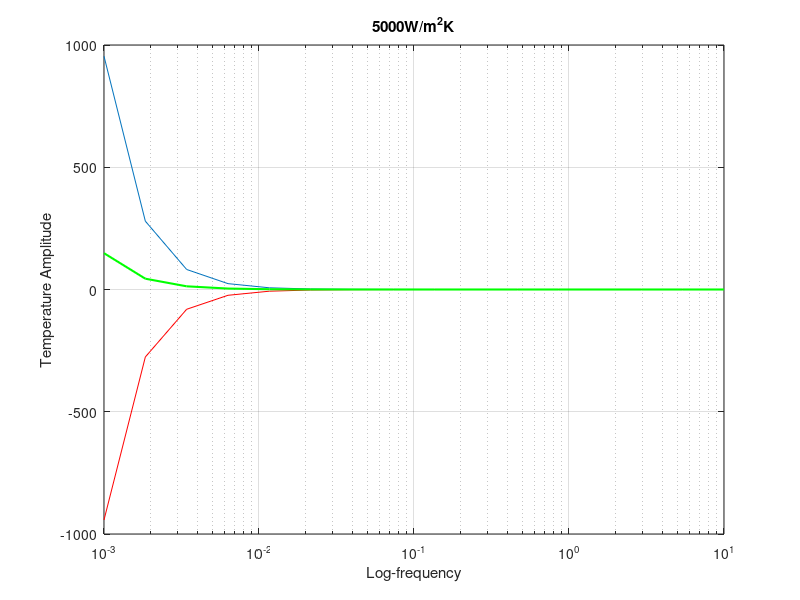
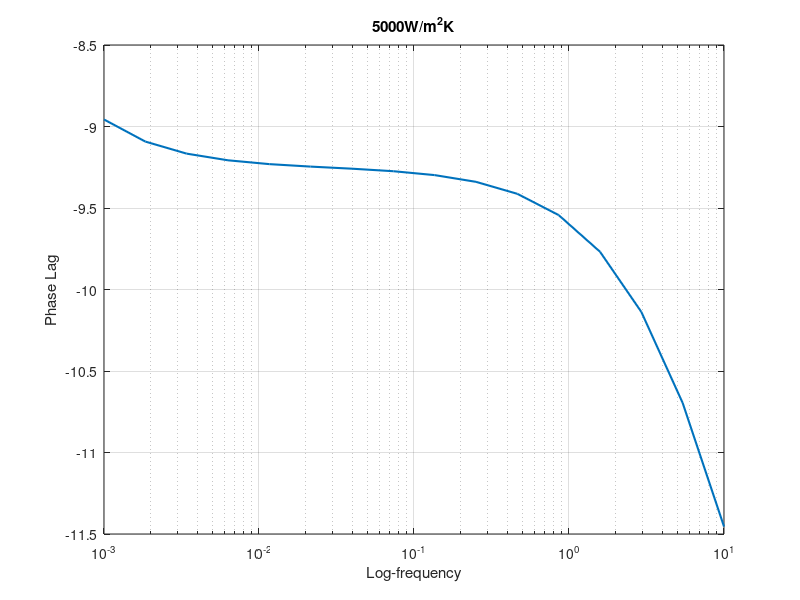

These charts were generated, in order, by the following MATLAB code:
% This program simulates the heat conduction condition in a thin
% film-substrate 2-layer isotropic structure in Cartesian Coordinate
% System.
% A modulated CW laser with a Gaussian distribution on intensity is used.
% The laser has a sine waveform with a specified frequency.
% FROM ZILONG

clear
% close all
clc
tic

P=1;        %Laser power
a=10e-6*sqrt(2);     %Size of the laser which has a Gaussian distribution intensity and round shape %% a=8e-6 for 10X objective, Ti Bulk; a=11e-6 for Cr film
             %%%a=1e-6 for 50X objective, Ti bulk; a=1.2e-6 for 50X TiF,
             %%%with kf=half of bulk value
a1=a;
a2=a;

R_f=0.1;     %Optical reflectivity 
R_s=0.1;
alpha_f=6e8; %and optical absorption coefficient 6e7 for Ti @ 532nm; 8e7 for Cr
alpha_s=0;

h=2e-7;     %Film thickness, for Al it's 120 nm, for other materials it's 200 nm

Q_f0=P*alpha_f*(1-R_f)/(pi*a1*a2);
Q_s0=P*alpha_s*(1-R_f)*(1-R_s)*exp(-alpha_f*h)/(pi*a1*a2);

%Thermal properties of materials
% 
% mat='Cr';
% k_f=15;     %Film(600nm) - 20; Film(200nm) - 15; - or something similar.
% Rho_f=7140;
% c_f=448;

% mat='Ti';
% Rho_f=4506;
% c_f=523.5;
% k_f=21.9;

mat = 'Sapphire' 
k_f=45;
Rho_f=3980;
c_f=780;


% mat='UO2';
% Rho_f=10960;
% c_f=237;
% k_f=8;
% 
% for k_f=10:30;

% diff_f=k_f/Rho_f/c_f;
% effu_f=sqrt(k_f*Rho_f*c_f);

% %Si
% k_s=148;
% Rho_s=2330;
% c_s=700;
% 
% mat='Al';
% k_f=237/5;
% Rho_f=2700;
% c_f=896;

% mat='Au';
% k_f=318/5;
% Rho_f=19300;
% c_f=129;



% % UO2 bulk
% k_s=8;
% Rho_s=10960;
% c_s=237;

% Sapphire bulk
% k_s=45;
% Rho_s=3980;
% c_s=780;

% Aluminum bulk
k_s=237;
Rho_s=2700;
c_s=896;

% 
% %Ti bulk
% k_s=k_f;
% Rho_s=Rho_f;
% c_s=c_f;

% % W bulk
% k_s=173;
% Rho_s=19250;
% c_s=132;

%Zr bulk
% k_s=22.6;
% Rho_s=6520;
% c_s=278;

Rth=5000;   %Thermal resistance on the interface

% D_f=k_f/Rho_f/c_f
% D_s=k_s/Rho_s/c_s

%%
load('Spatial Alpha.mat')
% yIndex=10;
% xIndex=40;
D_f = alphaSpace(yIndex,xIndex)*1e-6
D_s = alphaSpace(yIndex,xIndex)*1e-6;
k_f = D_f*Rho_f*c_f
k_s = D_s*Rho_s*c_s;


e_f=sqrt(Rho_f*c_f*k_f);
e_s=sqrt(Rho_s*c_s*k_s);

x3=0;
% 
% for ff=5:6

f=logspace(-3,1,16);


% dx=Lth/12;
% if ff==2 dx=Lth/20; end
% xmax=dx*400;
% x_reso=xmax/dx;
% x=0:dx:2*xmax;
% x_number=round(length(x)/2);
% 
% Xi_max=.5/dx*2*pi;
% Xi_reso=x_reso;
% Xi_step=Xi_max/Xi_reso;
% Xi_1=-Xi_max:Xi_step:Xi_max;
% Xi_2=-Xi_max:Xi_step:Xi_max;

% dx=Lth/10;
% xmax=Lth*100;
% % x_reso=xmax/dx;
% % x=0:dx:2*xmax;
% x=0:dx:xmax;
% % x_number=round(length(x)/2);
% % 
% Xi_max=.5*1/dx*2*pi;
% % % Xi_max=1/dx*2*pi;
% % Xi_reso=x_reso;
% % Xi_step=Xi_max/Xi_reso;
% Xi_step=1/(xmax)*2*pi;
% Xi_1=-Xi_max:Xi_step:Xi_max;
% Xi_2=-Xi_max:Xi_step:Xi_max;

for cnt=1:length(f)
clear T_ff
    
fre=f(cnt);
omega=2*pi.*fre;  %Modulated laser frequency, vary from 1Hz to 1kHz exponentially

cnt

Lth=sqrt(D_f/pi/fre);
if fre<1e4 dx=Lth/50; xmax=Lth*20;
elseif fre<1e5 dx=Lth/25; xmax=Lth*20;
else dx=Lth/10;xmax=Lth*20;
end
% x_reso=xmax/dx;
% x=0:dx:2*xmax;
x=0:dx:xmax;
% x_number=round(length(x)/2);
% 
%Spatial Wavenumber
Xi_max=.5*1/dx*2*pi;
% % Xi_max=1/dx*2*pi;
% Xi_reso=x_reso;
% Xi_step=Xi_max/Xi_reso;
Xi_step=1/(xmax)*2*pi;
Xi_1=-Xi_max:Xi_step:Xi_max;
Xi_2=-Xi_max:Xi_step:Xi_max;

    for aa=1:length(Xi_1)

%     aa
%     Xi_reso

        Eta_fa=k_f;
        Eta_fb=0;
        Eta_fc=-Xi_1.^2*k_f-Xi_2(aa).^2*k_f-i*omega*Rho_f*c_f;

        Eta_sa=k_s;
        Eta_sb=0;
        Eta_sc=-Xi_1.^2*k_s-Xi_2(aa).^2*k_s-i*omega*Rho_s*c_s;
        
        Eta_f=(-Eta_fb+sqrt(Eta_fb.^2-4.*Eta_fa.*Eta_fc))./(2*Eta_fa);
        Eta_s=(-Eta_sb+sqrt(Eta_sb.^2-4.*Eta_sa.*Eta_sc))./(2*Eta_sa);

        E1=P*alpha_f*(1-R_f)/(2*pi)*exp((-Xi_1.^2*a1^2/4 - Xi_2(aa).^2*a2^2/4));
        F1=P*alpha_s*(1-R_f)*(1-R_s)*exp(-alpha_f*h)/(2*pi)*exp(-Xi_1.^2*a1^2/4 - Xi_2(aa).^2*a2^2/4);

        E2=k_f*alpha_f^2 - Xi_1.^2*k_f - Xi_2(aa).^2*k_f - i*omega*Rho_f*c_f;
        F2=k_s*alpha_s^2 - Xi_1.^2*k_s - Xi_2(aa).^2*k_s - i*omega*Rho_s*c_s;
        
        E=E1./E2;
        F=F1./F2;

        N11= - Eta_f*k_f;
        N12= + Eta_f*k_f;
        N13=0;
        N21=(-Eta_f*k_f).*exp(-Eta_f*h);
        N22=(+Eta_f*k_f).*exp(Eta_f*h);
        N23= + Eta_s*k_s;
        N31=Rth*((+ Eta_f*k_f).*exp(-Eta_f*h))-exp(-Eta_f*h);
        N32=Rth*((- Eta_f*k_f).*exp(Eta_f*h))-exp(Eta_f*h);
        N33=1;

        R1=E.*(+alpha_f*k_f);
        R2=E.*(+alpha_f*k_f)*exp(-alpha_f*h) - F.*(alpha_s*k_s);
        R3=E.*exp(-alpha_f*h).*(1-Rth.*(+alpha_f*k_f))- F;

        DETN=N11.*N22.*N33+N12.*N23.*N31+N13.*N21.*N32-N11.*N23.*N32-N12.*N21.*N33-N13.*N22.*N31;
        DETA=R1.*N22.*N33+N12.*N23.*R3+N13.*R2.*N32-R1.*N23.*N32-N12.*R2.*N33-N13.*N22.*R3;
        DETB=N11.*R2.*N33+R1.*N23.*N31+N13.*N21.*R3-N11.*N23.*R3-R1.*N21.*N33-N13.*R2.*N31;
%         DETC=N11.*N22.*R3+N12.*R2.*N31+R1.*N21.*N32-N11.*R2.*N32-N12.*N21.*R3-R1.*N22.*N31;
        
        A=DETA./DETN;
        B=DETB./DETN;
%         C=DETC./DETN;
      
%         T_ff(fe,1:length(Xi_1),aa)=A.*exp(-Eta_f.*x3)+B.*exp(Eta_f.*x3)+E.*exp(-alpha_f.*x3);
        T_ff(1:length(Xi_1),aa)=A+B+E;  %Complex Temp
%         T_sf(fe,1:length(Xi_1),aa)=C.*exp(-Eta_s.*(x3-h))+F.*exp(-alpha_s.*(x3-h));
    end

T_frsimp=sum(sum(T_ff))/Xi_step/Xi_step;
phasim(cnt)=atan2(imag(T_frsimp),real(T_frsimp))*180/pi;
Temp(cnt)=T_frsimp;
T_re(cnt)=real(T_frsimp);
T_im(cnt)=imag(T_frsimp);
% phasim

[s1,s2]=size(T_ff);
T_mid=abs(T_ff(:,round(s2/2)));
% T_mid_phase(cnt)=angle(T_ff(101,round(s2/2)));

% q0=k_s/(h*k_f);
% q=sqrt(i*omega/D_f+q0^2/2*(1-sqrt(1-4*i*omega/(D_s*q0^2)*(1-D_s/D_f))));
% 
% x_minus=-xmax:dx:-dx;                         % going to "build up" the minus half of the phase/amplitude symmetrically
% 
% for pc=1:length(x_minus)
%     phase_minus(pc)=phase(length(phase)-pc+1);
%     Tp_minus(pc)=Temp(1,length(Temp)-pc+1);
% end
% 
% x_total=horzcat(x_minus,x);
% phase_total=horzcat(phase_minus,phase');
% 
% eval(['figure(',num2str(cnt+1e3),')'])
% figure(18);
% subplot(2,1,1);
% plot(T_mid,'r.');
% subplot(2,1,2);
% plot(x_total(length(x)-100:length(x)+100),phase_total(length(x)-100:length(x)+100),'b.');
% hold on
% plot(x_total(length(x)-100:length(x)+100),real(q).*x_total(length(x)-100:length(x)+100)*180/pi,'r');
% plot(x_total(length(x)-100:length(x)+100),-sqrt(omega/(2*D_s)).*x_total(length(x)-100:length(x)+100)*180/pi,'g')
% hold off
% 
% title(['frequency = ',num2str(fre)]);
% 
% pause(2)

% clear T_ff

end

phasim = phasim - 180;

% freq=1/4:1/4:9;
% 

figure;
% % axesset = axes('Xscale','Log','Yscale','lin');
% % hold(axesset,'all');
% 
semilogx(f,abs(Temp),f,T_re,'r',f,T_im,'g','linewidth',1.5);
title('Amplitude VS Frequency');
xlabel('Log-frequency');
ylabel('Temperature Amplitude');
grid on
title([num2str(Rth),'W/m^2K'])
% hold off

figure;
semilogx(f,phasim,'linewidth',1.5);
title('Phase Lag VS Frequency');
xlabel('Log-frequency');
ylabel('Phase Lag');
grid on
title([num2str(Rth),'W/m^2K'])


toc

%% File saving
% % % % % % % % % % % % ML3D=[f' phasim' abs(Temp)' (real(Temp))' (imag(Temp))'];
% % % % % % % % % % % % T_f = abs(Temp);
% % % % % % % % % % % % % filename=['Matlab3D_',mat,num2str(ff),'-',num2str(ff+1),'.txt'];
% % % % % % % % % % % % % filename=['Matlab3D_',mat,'.txt'];
% % % % % % % % % % % % % filename=['a=30_k=',num2str(k_f),'.txt'];
% % % % % % % % % % % % filename=['ML3D@h=',num2str(h*1e9),'nm.txt'];
% % % % % % % % % % % % save(filename,'ML3D','-ascii');
% % % % % % % % % % % % save('ML3D.mat','phasim','Temp','T_f','f','D_s','D_f')

% % %% 1D
% n_f=sqrt(2*pi*i.*f/D_f); 
% n_s=sqrt(2*pi*i.*f/D_s);
% Q1D=1e-3./pi/a^2/2;
% A1D=Q1D/4.*(1 + k_s.*n_s*Rth - k_s.*n_s./n_f/k_f).*exp(-n_f*h)./(k_s.*n_s.*cosh(h.*n_f) + k_f.*n_f.*sinh(h.*n_f).*(1 + Rth.*k_s.*n_s));
% T1D=Q1D/2/k_f./n_f+2.*A1D;
% 
% ang1=angle(T1D)/pi*180;
% 
% savedata=[f' ang1' abs(T1D)' real(T1D)' imag(T1D)'];
% save('Matlab1D.txt','savedata','-ascii');

% end
% figure(208)
% hold on
% semilogx(f,ang1,'b.')
% hold off

%%
% end
% a_Gaussian_Spectra_Freq